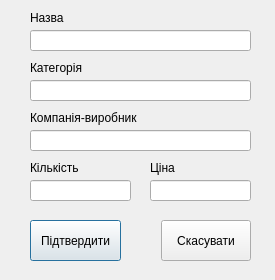
<?xml version="1.0" encoding="UTF-8"?>
<ui version="4.0">
 <class>Dialog</class>
 <widget class="QDialog" name="Dialog">
  <property name="geometry">
   <rect>
    <x>0</x>
    <y>0</y>
    <width>275</width>
    <height>280</height>
   </rect>
  </property>
  <property name="sizePolicy">
   <sizepolicy hsizetype="Fixed" vsizetype="Fixed">
    <horstretch>0</horstretch>
    <verstretch>0</verstretch>
   </sizepolicy>
  </property>
  <property name="minimumSize">
   <size>
    <width>275</width>
    <height>280</height>
   </size>
  </property>
  <property name="maximumSize">
   <size>
    <width>275</width>
    <height>280</height>
   </size>
  </property>
  <property name="windowTitle">
   <string>Dialog</string>
  </property>
  <widget class="QWidget" name="horizontalLayoutWidget">
   <property name="geometry">
    <rect>
     <x>30</x>
     <y>220</y>
     <width>221</width>
     <height>41</height>
    </rect>
   </property>
   <layout class="QHBoxLayout" name="horizontalLayout">
    <property name="spacing">
     <number>40</number>
    </property>
    <property name="leftMargin">
     <number>0</number>
    </property>
    <item>
     <widget class="QPushButton" name="pushButton_2">
      <property name="sizePolicy">
       <sizepolicy hsizetype="Minimum" vsizetype="Preferred">
        <horstretch>0</horstretch>
        <verstretch>0</verstretch>
       </sizepolicy>
      </property>
      <property name="text">
       <string>Підтвердити</string>
      </property>
     </widget>
    </item>
    <item>
     <widget class="QPushButton" name="pushButton">
      <property name="sizePolicy">
       <sizepolicy hsizetype="Minimum" vsizetype="Preferred">
        <horstretch>0</horstretch>
        <verstretch>0</verstretch>
       </sizepolicy>
      </property>
      <property name="text">
       <string>Скасувати</string>
      </property>
     </widget>
    </item>
   </layout>
  </widget>
  <widget class="QLabel" name="label">
   <property name="geometry">
    <rect>
     <x>30</x>
     <y>10</y>
     <width>71</width>
     <height>16</height>
    </rect>
   </property>
   <property name="text">
    <string>Назва</string>
   </property>
  </widget>
  <widget class="QLineEdit" name="lineEdit">
   <property name="geometry">
    <rect>
     <x>30</x>
     <y>30</y>
     <width>221</width>
     <height>21</height>
    </rect>
   </property>
  </widget>
  <widget class="QLabel" name="label_2">
   <property name="geometry">
    <rect>
     <x>30</x>
     <y>110</y>
     <width>221</width>
     <height>16</height>
    </rect>
   </property>
   <property name="text">
    <string>Компанія-виробник</string>
   </property>
  </widget>
  <widget class="QLineEdit" name="lineEdit_2">
   <property name="geometry">
    <rect>
     <x>30</x>
     <y>130</y>
     <width>221</width>
     <height>21</height>
    </rect>
   </property>
  </widget>
  <widget class="QLabel" name="label_3">
   <property name="geometry">
    <rect>
     <x>30</x>
     <y>160</y>
     <width>71</width>
     <height>16</height>
    </rect>
   </property>
   <property name="text">
    <string>Кількість</string>
   </property>
  </widget>
  <widget class="QLineEdit" name="lineEdit_3">
   <property name="geometry">
    <rect>
     <x>30</x>
     <y>180</y>
     <width>101</width>
     <height>21</height>
    </rect>
   </property>
  </widget>
  <widget class="QLabel" name="label_5">
   <property name="geometry">
    <rect>
     <x>30</x>
     <y>60</y>
     <width>71</width>
     <height>16</height>
    </rect>
   </property>
   <property name="text">
    <string>Категорія</string>
   </property>
  </widget>
  <widget class="QLineEdit" name="lineEdit_5">
   <property name="geometry">
    <rect>
     <x>30</x>
     <y>80</y>
     <width>221</width>
     <height>21</height>
    </rect>
   </property>
  </widget>
  <widget class="QLabel" name="label_6">
   <property name="geometry">
    <rect>
     <x>150</x>
     <y>160</y>
     <width>71</width>
     <height>16</height>
    </rect>
   </property>
   <property name="text">
    <string>Ціна</string>
   </property>
  </widget>
  <widget class="QLineEdit" name="lineEdit_6">
   <property name="geometry">
    <rect>
     <x>150</x>
     <y>180</y>
     <width>101</width>
     <height>21</height>
    </rect>
   </property>
  </widget>
 </widget>
 <resources/>
 <connections/>
</ui>
